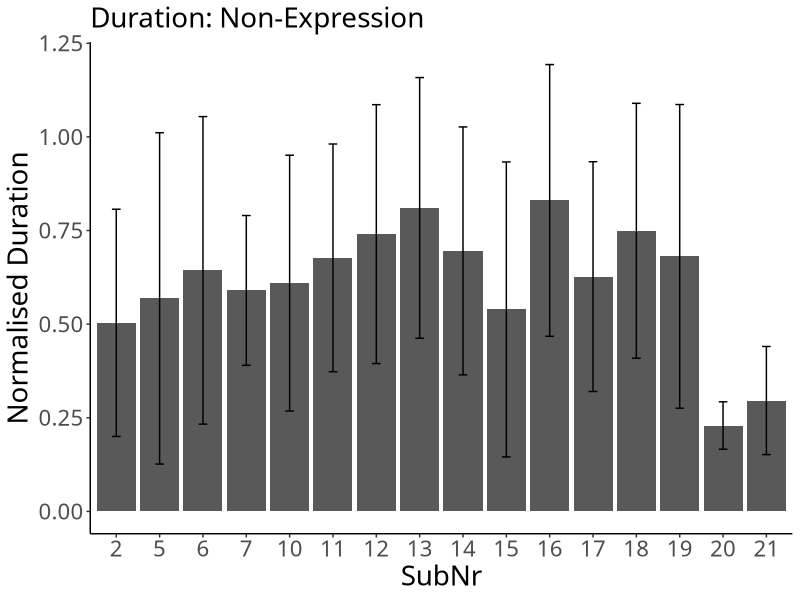
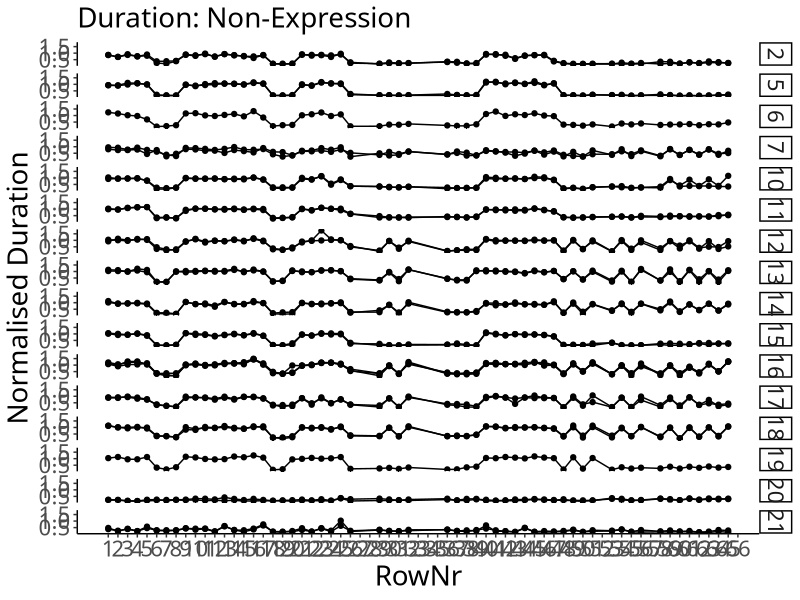
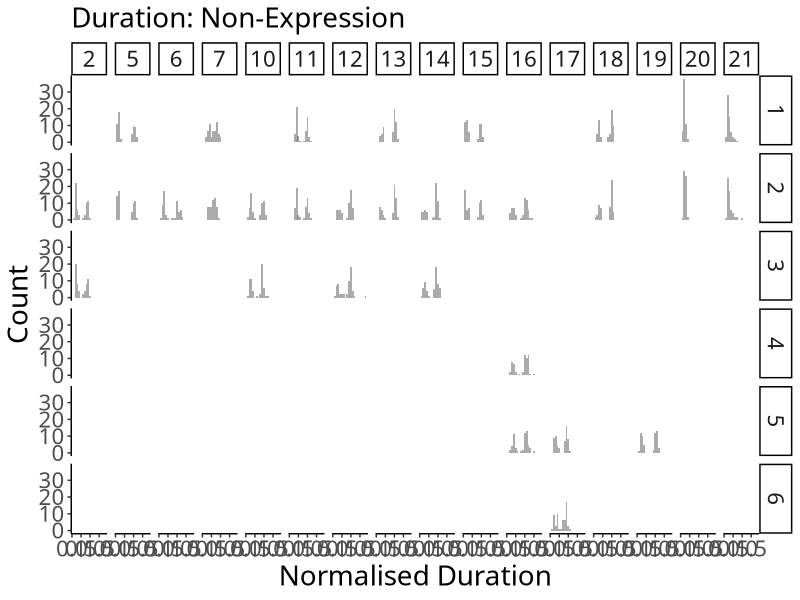
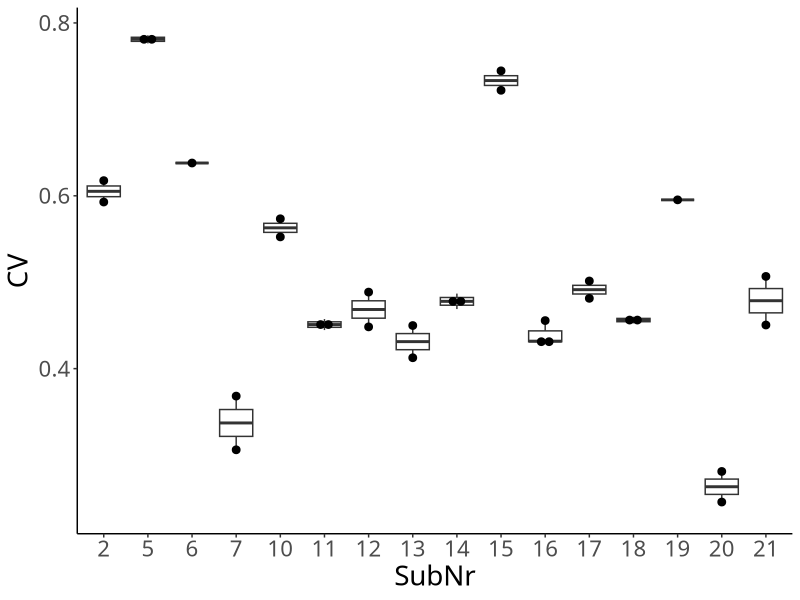

Here is the R script that generated these plots, in order:
## ---- chunk 1
# packages
# data manipulation
if (!require("data.table")) {install.packages("data.table"); require("data.table")}
# plot
if (!require("ggplot2")) {install.packages("ggplot2"); require("ggplot2")}

# ggplots
theme_set(theme_classic())
theme_update(text = element_text(size = 20, family = "Helvetica Neue LT Std 57 Condensed"), legend.position = "bottom")
## ---- chunk 2
# read a filtered csv
dt_onset <- fread("./preprocessor/filtered/data_onset.csv", header = T, sep = ",", dec = ".")
dt_offset <- fread("./preprocessor/filtered/data_offset.csv", header = T, sep = ",", dec = ".")

# SubNr as a factor
dt_onset$SubNr <- as.factor(dt_onset$SubNr)
dt_offset$SubNr <- as.factor(dt_offset$SubNr)

# assign RowNr
dt_onset$RowNr <- rep(1:72, nrow(dt_onset)/72)
dt_offset$RowNr <- rep(1:72, nrow(dt_offset)/72)
## ---- chunk 3
# extract trials which have both onset and offset data
dt_onset$Eval <- "NA"
for (subnr in unique(dt_offset$SubNr)){
  for (trial in unique(dt_offset[SubNr == subnr]$Trial)){
    dt_onset[SubNr == subnr & TrialNr == trial]$Eval <- "Yes"
  }
}
dt_duration <- dt_onset[Eval == "Yes"]

# check whether each row corresponds correctly
dt_duration$Eval2 <- "NA"
for (i in 1:nrow(dt_duration)){
  if (dt_duration[i]$SubNr == dt_offset[i]$SubNr & dt_duration[i]$TrialNr == dt_offset[i]$TrialNr & dt_duration[i]$Pitch == dt_offset[i]$Pitch){
    dt_duration[i]$Eval2 <- "SAME"
  } else {
    dt_duration[i]$Eval2 <- "DIFF"
  }
}
print(unique(dt_duration$Eval2))

# calculate duration
dt_duration$Duration <- dt_offset$TimeStamp - dt_duration$TimeStamp

# convert bpm to ms
dt_duration[Tempo == 120]$Tempo <- 250
dt_duration[Tempo == 110]$Tempo <- 273
dt_duration[Tempo == 100]$Tempo <- 300

# normalised Duration
dt_duration$normDu <- dt_duration$Duration/dt_duration$Tempo

# remove irrelevant intervals
ls_irrelevant <- list(c(27:28), c(33:35), 52, 57, c(66:72))
dt_duration$EighthNote <- "Yes"

for (phrase in 1:length(ls_irrelevant)){
  for (note in 1:length(ls_irrelevant[[phrase]])){
    dt_duration[RowNr == ls_irrelevant[[phrase]][note]]$EighthNote <- "No"
  }
}
## ---- chunk 4
# for each individual
duration <- dt_duration[EighthNote == "Yes", .(N = length(normDu), Mean = mean(normDu), SD = sd(normDu)), by = .(SubNr)]
print(duration)
## ---- chunk 5
p_duration <- ggplot(data = duration, aes(x = SubNr, y = Mean)) +
  geom_bar(stat = "identity", position = position_dodge()) +
  geom_errorbar(aes(ymin = Mean - SD, ymax = Mean + SD),
                width = .2, position = position_dodge(.9)) +
  labs(y = "Normalised Duration", subtitle = "Duration: Non-Expression")
p_duration
## ---- chunk 6
# for each individual
dt_duration$TrialNr <- as.factor(dt_duration$TrialNr)
duration_seq <- dt_duration[EighthNote == "Yes", .(N = length(normDu), Mean = mean(normDu)), .(SubNr, TrialNr, RowNr)]

p_duration_seq <- ggplot(data = duration_seq, aes(x = RowNr, y = Mean, group = TrialNr)) +
  geom_line() +
  geom_point() +
  facet_grid(SubNr ~ .) +
  labs(x = "RowNr", y = "Normalised Duration", subtitle = "Duration: Non-Expression") +
  scale_x_continuous(breaks=seq(1,66,1))
p_duration_seq
## ---- chunk 7
p_duration_dis <- ggplot(dt_duration[EighthNote == "Yes"], aes(x = normDu)) +
  geom_histogram(binwidth=.1, alpha=.5, position="identity") +
  facet_grid(TrialNr ~ SubNr) +
  labs(x = "Normalised Duration", y = "Count", subtitle = "Duration: Non-Expression")
p_duration_dis
## ---- chunk 8
# group mean
duration_all <- duration[, .(N = length(Mean), Mean = mean(Mean), SD = sd(Mean))]
print(duration_all)
## ---- chunk 9
excluded_duration <- duration[Mean < duration_all$Mean+3*duration_all$SD & Mean > duration_all$Mean-3*duration_all$SD]
print(excluded_duration)
## ---- chunk 10
# for each participant
cv <- dt_duration[EighthNote == "Yes", .(N = length(normDu), Mean = mean(normDu), SD = sd(normDu), CV = sd(normDu)/mean(normDu)), by = .(SubNr, TrialNr)]
print(cv)
## ---- chunk 11
p_cv_box <- ggplot(cv, aes(x = SubNr, y = CV)) +
  geom_boxplot() +
  geom_dotplot(binaxis = 'y', stackdir = 'center', dotsize = 0.5)
p_cv_box
## ---- chunk 12
# for all
cv_all <- cv[, .(N = length(CV), Mean = mean(CV), SD = sd(CV))]
print(cv_all)

excluded_cv <- cv[CV < cv_all$Mean+3*(cv_all$SD) & CV > cv_all$Mean-3*cv_all$SD]
print(excluded_cv)
